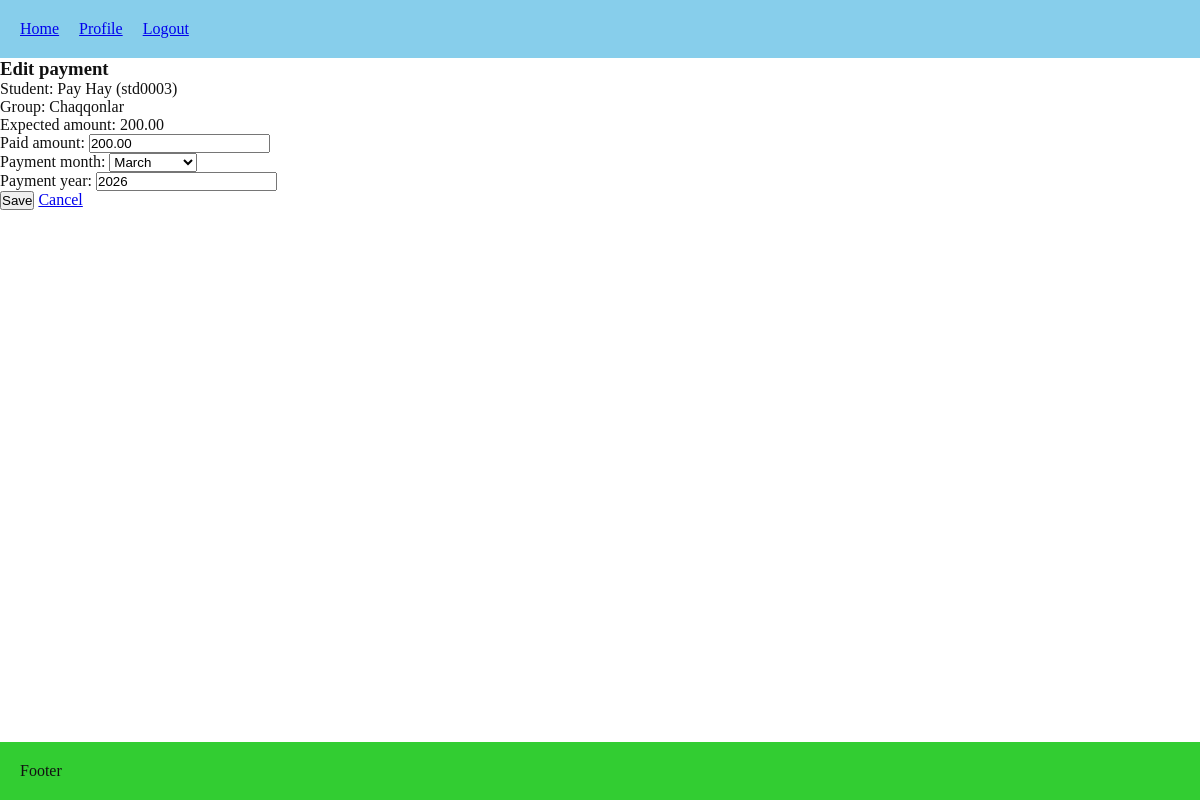
The page /payments/5/edit/ (signed in) on the database its author committed.
### lessons/models.py (models this page shows, shortened)
class Enrollment(models.Model):
    group = models.ForeignKey(
        Group,
        on_delete=models.RESTRICT,
        related_name="enrollments",
    )
    student = models.ForeignKey(
        User,
        on_delete=models.RESTRICT,
        related_name="enrollments",
        limit_choices_to={"role": "STUDENT"},
    )
    start_date = models.DateField(default=date.today)
    end_date = models.DateField(blank=True, null=True)
    payment_amount = models.DecimalField(max_digits=8, decimal_places=2, blank=True, null=True)
    class Meta:
        constraints = [
            models.UniqueConstraint(fields=["group", "student"], name="unique_group_student")
        ]

class Group(models.Model):
    name = models.CharField(max_length=100, unique=True)
    subject = models.ForeignKey(Subject, on_delete=models.RESTRICT, related_name="groups")
    teacher = models.ForeignKey(User, on_delete=models.CASCADE, limit_choices_to={"role": "TEACHER"}, related_name="teaching_groups")
    homework_description = models.TextField(blank=True, null=True)
    homework_updated_at = models.DateTimeField(blank=True, null=True)
    default_payment_amount = models.DecimalField(max_digits=10, decimal_places=2, blank=True, null=True)
    week_days = models.CharField(max_length=50, blank=True, null=True)
    start_time = models.TimeField(blank=True, null=True)
    end_time = models.TimeField(blank=True, null=True)
    start_date = models.DateField(default=date.today)
    end_date = models.DateField(blank=True, null=True)

### users/models.py (models this page shows, shortened)
class User(AbstractUser):
    username = models.CharField(
        max_length=150,
        unique=True,
        blank=True,
        editable=False
    )
    class Role(models.TextChoices):
        ADMIN = 'ADMIN', 'Admin'
        TEACHER = 'TEACHER', 'Teacher'
        STUDENT = 'STUDENT', 'Student'
    ROLE_PREFIXES = {
        Role.ADMIN: 'adm',
        Role.TEACHER: 'tch',
        Role.STUDENT: 'std',
    }
    role = models.CharField(max_length=20, choices=Role.choices, default=Role.STUDENT)
    phone_number = models.CharField(max_length=15, blank=True)
    must_reset_password = models.BooleanField(default=True)
    class Meta:
        constraints = [
            models.UniqueConstraint(fields=["first_name", "last_name", "role"], name="unique_full_name_per_role")
        ]

### payments/models.py (models this page shows, shortened)
class Payment(models.Model):
    enrollment = models.ForeignKey(
        Enrollment,
        on_delete=models.RESTRICT,
        related_name="payments",
    )
    student = models.ForeignKey(
        User,
        on_delete=models.RESTRICT,
        related_name="payments",
        limit_choices_to={"role": User.Role.STUDENT},
        editable=False,
    )
    group = models.ForeignKey(
        Group,
        on_delete=models.RESTRICT,
        related_name="payments",
        editable=False,
    )
    expected_amount = models.DecimalField(
        max_digits=8,
        decimal_places=2,
        editable=False,
    )
    paid_amount = models.DecimalField(
        max_digits=8,
        decimal_places=2,
    )
    created_at = models.DateTimeField(auto_now_add=True)
    payment_year = models.PositiveSmallIntegerField(default=current_year)
    payment_month = models.PositiveSmallIntegerField(default=current_month)

### payments/views.py (the view)
# urls.py: path("<int:pk>/edit/", views.payment_edit, name="payment_edit"),
@login_required
def payment_edit(request, pk):
    payment = get_object_or_404(
        Payment.objects.select_related("enrollment", "group", "student", "group__teacher"),
        pk=pk,
    )
    if not can_manage_payments(request.user, payment.enrollment):
        return HttpResponseForbidden("You do not have permission to edit payments.")
    if request.method == "POST":
        form = PaymentForm(request.POST, instance=payment)
        if form.is_valid():
            payment = form.save()
            return redirect(
                f"{reverse('payments:group_detail', kwargs={'group_id': payment.group.pk})}"
                f"?month={payment.payment_month}&year={payment.payment_year}"
            )
    else:
        form = PaymentForm(instance=payment)
    return render(request, "payments/payment_form.html", {
        "form": form,
        "payment": payment,
        "enrollment": payment.enrollment,
    })

### payments/forms.py
class PaymentForm(forms.ModelForm):
    class Meta:
        model = Payment
        fields = ["paid_amount", "payment_month", "payment_year"]
        widgets = {
            "payment_month": forms.Select(choices=MONTH_CHOICES),
            "payment_year": forms.NumberInput(attrs={"min": 2000}),
        }

### payments/views.py (called while the page is built)
def can_manage_payments(user, enrollment):
    return user.role == User.Role.ADMIN or enrollment.group.teacher == user

### payments/templates/payments/payment_form.html (shortened to what this page needs)
{% extends 'core/base.html' %}
{% block content %}
<h3>{% if payment %}Edit payment{% else %}Create payment{% endif %}</h3>
<p>Student: {{ enrollment.student.get_full_name }} ({{ enrollment.student.username }})</p>
<p>Group: {{ enrollment.group.name }}</p>
<p>Expected amount: {{ enrollment.payment_amount }}</p>
<form method="post">
  {{ form.as_p }}
  <button type="submit">Save</button>
  <a href="{% url 'lessons:group_detail' enrollment.group.pk %}">Cancel</a>
</form>
{% endblock %}

### core/static/core/style.css (style rules this page uses)
* { box-sizing: border-box; margin: 0; padding: 0; list-style: none; }
:root { font-size: 12; --theme-color: skyblue; --secondary-color: limegreen; }
.theme-light { --bg: #ffffff; --text: #111111; --surface: #f5f5f5; --border: #e0e0e0; }
body { background-color: var(--bg); color: var(--text); display: flex; flex-direction: column; min-height: 100vh; }
a { transition: 0.3s; }

### rows shown on the page
Enrollment: student.get_full_name "Pay Hay", student.username "std0003", group.name "Chaqqonlar", payment_amount "200.00"
Payment: paid_amount "200.00", payment_month "March", payment_year "2026"
